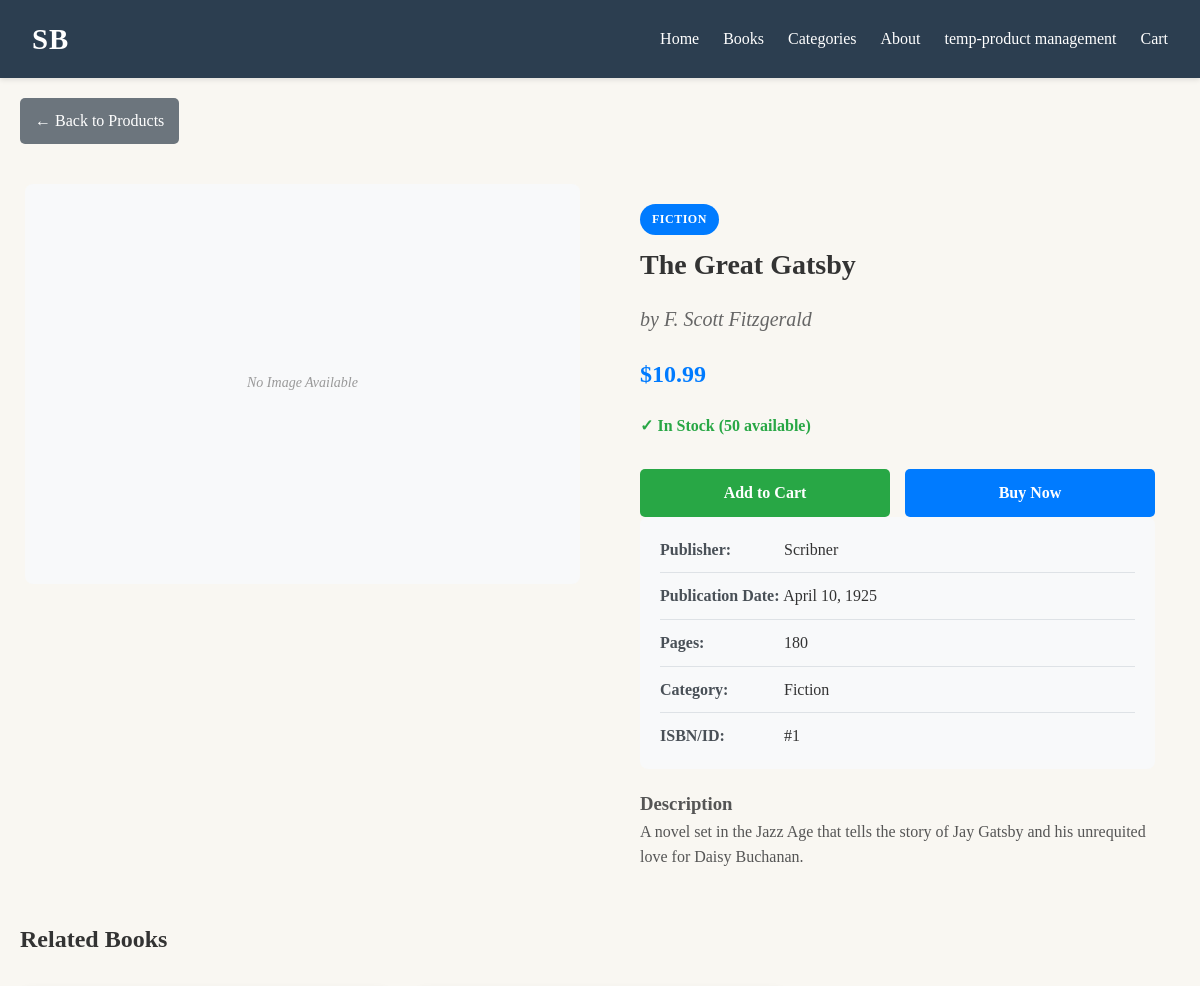
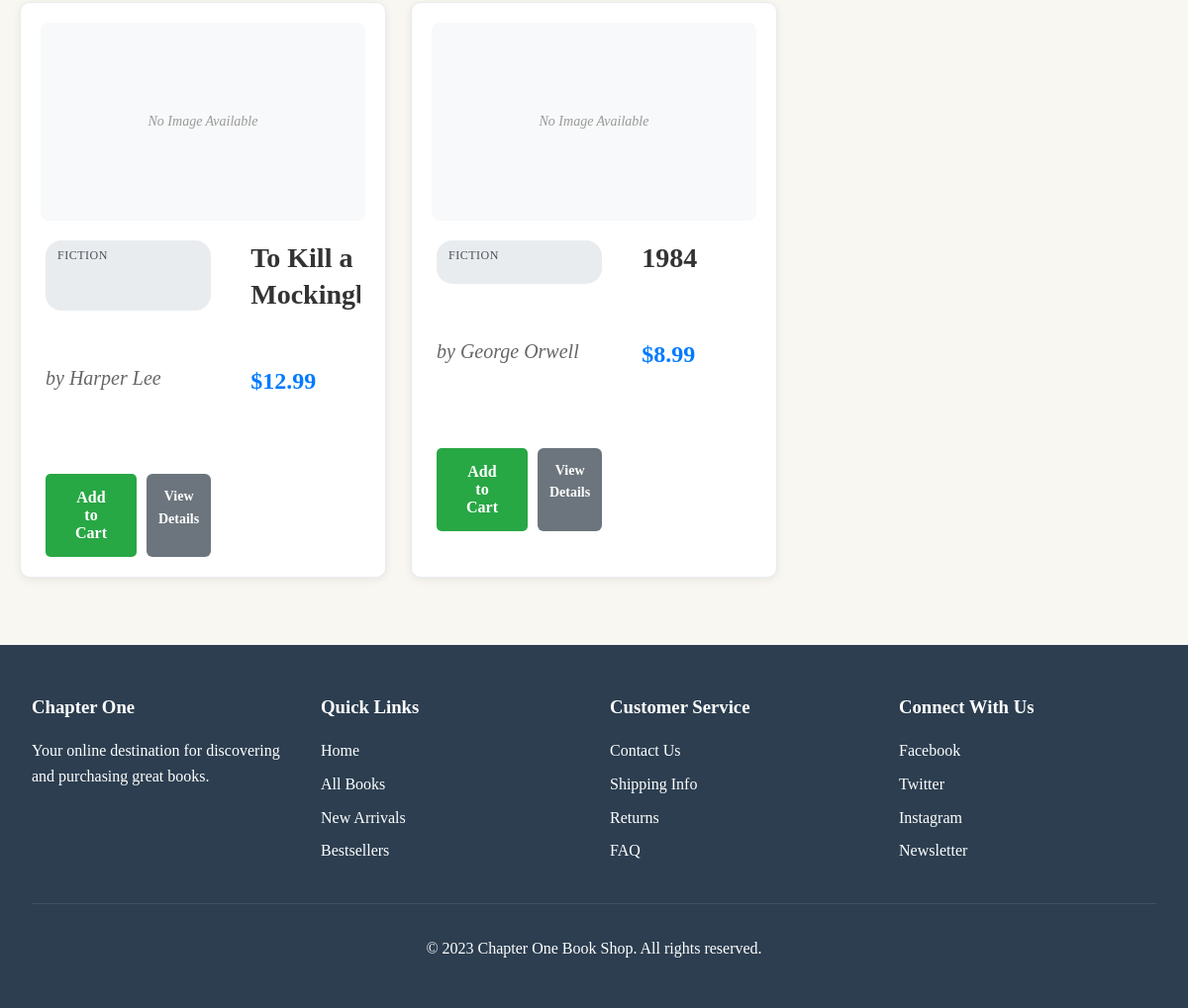
Page /page/product_details.php?id=1 on the committed database (2 pictures, top to bottom).
### tables this page shows
CREATE TABLE products (
    id INT AUTO_INCREMENT PRIMARY KEY,
    category_id INT NULL,
    title VARCHAR(255) NOT NULL,
    author VARCHAR(255) NOT NULL,
    price DECIMAL(10, 2) NOT NULL,
    description TEXT,
    publisher VARCHAR(255),
    publication_date DATE,
    pages INT,
    cover_image VARCHAR(255),
    stock_quantity INT DEFAULT 0,
    created_at TIMESTAMP DEFAULT CURRENT_TIMESTAMP,
    updated_at TIMESTAMP DEFAULT CURRENT_TIMESTAMP ON UPDATE CURRENT_TIMESTAMP,
    FOREIGN KEY (category_id) REFERENCES categories(id) ON DELETE SET NULL
);

CREATE TABLE categories (
    id INT AUTO_INCREMENT PRIMARY KEY,
    name VARCHAR(255) NOT NULL UNIQUE,
    description TEXT,
    sort_order INT DEFAULT 0,
    created_at TIMESTAMP DEFAULT CURRENT_TIMESTAMP,
    updated_at TIMESTAMP DEFAULT CURRENT_TIMESTAMP ON UPDATE CURRENT_TIMESTAMP
);

### page/product_details.php (the view, shortened to what this page needs)
<?php
$host = 'localhost';
$dbname = 'sbonline';
$username = 'root';
$password = '';
$product = null;
$productImages = [];
$relatedProducts = [];
$error = '';
if (!isset($_GET['id']) || empty($_GET['id'])) {
    $error = "Product ID is required.";
} else {
    $productId = intval($_GET['id']);
    try {
        $pdo = new PDO("mysql:host=$host;dbname=$dbname;charset=utf8", $username, $password);
        $pdo->setAttribute(PDO::ATTR_ERRMODE, PDO::ERRMODE_EXCEPTION);
        $sql = "SELECT p.*, c.name as category_name, c.id as category_id
                FROM products p
                LEFT JOIN categories c ON p.category_id = c.id
                WHERE p.id = ?";
        $stmt = $pdo->prepare($sql);
        $stmt->execute([$productId]);
        $product = $stmt->fetch(PDO::FETCH_ASSOC);
        if (!$product) {
            $error = "Product not found.";
        } else {
            $imagesSql = "SELECT * FROM product_images WHERE product_id = ? ORDER BY sort_order";
            $imagesStmt = $pdo->prepare($imagesSql);
            $imagesStmt->execute([$productId]);
            $productImages = $imagesStmt->fetchAll(PDO::FETCH_ASSOC);
            if (!empty($product['category_id'])) {
                $relatedSql = "SELECT p.*, c.name as category_name
                              FROM products p
                              LEFT JOIN categories c ON p.category_id = c.id
                              WHERE p.category_id = ? AND p.id != ?
                              ORDER BY RAND()
                              LIMIT 4";
                $relatedStmt = $pdo->prepare($relatedSql);
                $relatedStmt->execute([$product['category_id'], $productId]);
                $relatedProducts = $relatedStmt->fetchAll(PDO::FETCH_ASSOC);
            }
        }
    } catch (PDOException $e) {
        $error = "Database error: " . $e->getMessage();
    }
}
include '../sb_head.php';
?>
<!DOCTYPE html>
<html lang="en">
<head>
    <link rel="stylesheet" href="/css/product.css">
</head>
<body>
    <div class="product-details-container">
        <?php if ($error): ?>
            <div class="error-message">
                <h3>Error</h3>
                <p><?php echo htmlspecialchars($error); ?></p>
                <a href="product.php" class="back-button">Back to Products</a>
            </div>
        <?php elseif ($product): ?>
            <a href="product.php" class="back-button">&larr; Back to Products</a>
            <div class="product-details">
                <div class="product-images">
                    <div class="main-image">
                        <?php if (!empty($productImages)): ?>
                            <img src="uploads/products/<?php echo htmlspecialchars($productImages[0]['image_path']); ?>"
                                 alt="<?php echo htmlspecialchars($product['title']); ?>"
                                 id="mainProductImage">
                        <?php else: ?>
                            <div class="no-image" style="height: 400px; display: flex; align-items: center; justify-content: center; background: #f8f9fa; border-radius: 8px;">
                                No Image Available
                            </div>
                        <?php endif; ?>
                    </div>
                </div>
                <div class="product-info">
                    <?php if (!empty($product['category_name'])): ?>
                        <div class="product-category category-highlight">
                            <?php echo htmlspecialchars($product['category_name']); ?>
                        </div>
                    <?php endif; ?>
                    <h1 class="product-title"><?php echo htmlspecialchars($product['title']); ?></h1>
                    <p class="product-author">by <?php echo htmlspecialchars($product['author']); ?></p>
                    <div class="product-price">$<?php echo number_format($product['price'], 2); ?></div>
                    <div class="stock-info">
                        <?php if ($product['stock_quantity'] > 0): ?>
                            <span class="in-stock">✓ In Stock (<?php echo $product['stock_quantity']; ?> available)</span>
                        <?php else: ?>
                            <span class="out-of-stock">✗ Out of Stock</span>
                        <?php endif; ?>
                    </div>
                    <div class="action-buttons">
                        <?php if ($product['stock_quantity'] > 0): ?>
                            <button class="add-to-cart-btn"
                                onclick="addToCart(<?php echo $product['id']; ?>)">
                                Add to Cart
                            </button>
                            <button class="buy-now-btn"
                                onclick="buyNow(<?php echo $product['id']; ?>)">
                                Buy Now
                            </button>
                        <?php else: ?>
                            <button class="add-to-cart-btn" disabled>Out of Stock</button>
                            <button class="buy-now-btn" disabled>Notify Me</button>
                        <?php endif; ?>
                    </div>
                    <div class="product-meta-details">
                        <div class="meta-item">
                            <span class="meta-label">Publisher:</span>
                            <span class="meta-value">
                                <?php echo !empty($product['publisher']) ? htmlspecialchars($product['publisher']) : 'Not specified'; ?>
                            </span>
                        </div>
                        <div class="meta-item">
                            <span class="meta-label">Publication Date:</span>
                            <span class="meta-value">
                                <?php echo !empty($product['publication_date']) ? date('F j, Y', strtotime($product['publication_date'])) : 'Not specified'; ?>
                            </span>
                        </div>
                        <div class="meta-item">
                            <span class="meta-label">Pages:</span>
                            <span class="meta-value">
                                <?php echo !empty($product['pages']) ? number_format($product['pages']) : 'Not specified'; ?>
                            </span>
                        </div>
                        <div class="meta-item">
                            <span class="meta-label">Category:</span>
                            <span class="meta-value">
                                <?php echo !empty($product['category_name']) ? htmlspecialchars($product['category_name']) : 'Uncategorized'; ?>
                            </span>
                        </div>
                        <div class="meta-item">
                            <span class="meta-label">ISBN/ID:</span>
                            <span class="meta-value">#<?php echo $product['id']; ?></span>
                        </div>
                    </div>
                    <?php if (!empty($product['description'])): ?>
                        <div class="product-description-full">
                            <h3>Description</h3>
                            <p><?php echo nl2br(htmlspecialchars($product['description'])); ?></p>
                        </div>
                    <?php endif; ?>
                </div>
            </div>
            <?php if (!empty($relatedProducts)): ?>
                <div class="related-products">
                    <h2>Related Books</h2>
                    <div class="products-grid">
                        <?php foreach ($relatedProducts as $relatedProduct): ?>
                            <div class="product-card">
                                <?php
                                $relatedProductId = $relatedProduct['id'];
                                $imageSql = "SELECT image_path FROM product_images WHERE product_id = ? ORDER BY sort_order LIMIT 1";
                                $imageStmt = $pdo->prepare($imageSql);
                                $imageStmt->execute([$relatedProductId]);
                                $relatedProductImage = $imageStmt->fetch(PDO::FETCH_ASSOC);
                                ?>
                                <div class="product-image">
                                    <?php if ($relatedProductImage && !empty($relatedProductImage['image_path'])): ?>
                                        <img src="uploads/products/<?php echo htmlspecialchars($relatedProductImage['image_path']); ?>"
                                             alt="<?php echo htmlspecialchars($relatedProduct['title']); ?>"
                                             onerror="this.style.display='none'; this.nextElementSibling.style.display='block';">
                                        <div class="no-image" style="display: none;">Image Failed to Load</div>
                                    <?php else: ?>
                                        <div class="no-image">No Image Available</div>
                                    <?php endif; ?>
                                </div>
                                <div class="product-details">
                                    <?php if (!empty($relatedProduct['category_name'])): ?>
                                        <div class="product-category">
                                            <?php echo htmlspecialchars($relatedProduct['category_name']); ?>
                                        </div>
                                    <?php endif; ?>
                                    <h3 class="product-title">
                                        <a href="product_details.php?id=<?php echo $relatedProduct['id']; ?>"
                                           style="text-decoration: none; color: inherit;">
                                            <?php echo htmlspecialchars($relatedProduct['title']); ?>
                                        </a>
                                    </h3>
                                    <p class="product-author">
                                        by <?php echo htmlspecialchars($relatedProduct['author']); ?>
                                    </p>
                                    <div class="product-price">
                                        $<?php echo number_format($relatedProduct['price'], 2); ?>
                                    </div>
                                    <div class="product-actions">
                                        <?php if ($relatedProduct['stock_quantity'] > 0): ?>
                                            <button class="add-to-cart-btn"
                                                    data-product-id="<?php echo $relatedProduct['id']; ?>"
                                                    data-product-title="<?php echo htmlspecialchars($relatedProduct['title']); ?>"
                                                    data-product-price="<?php echo $relatedProduct['price']; ?>">
                                                Add to Cart
                                            </button>
                                        <?php else: ?>
                                            <button class="add-to-cart-btn" disabled>Out of Stock</button>
                                        <?php endif; ?>
                                        <a href="product_details.php?id=<?php echo $relatedProduct['id']; ?>"
                                           class="view-details-btn"
                                           style="text-decoration: none; text-align: center;">
                                            View Details
                                        </a>
                                    </div>
                                </div>
                            </div>
                        <?php endforeach; ?>
                    </div>
                </div>
            <?php endif; ?>
        <?php endif; ?>
    </div>
</body>
</html>
<?php
include '../sb_foot.php';

### css/sb_style.css (style rules this page uses)
* { margin: 0; padding: 0; box-sizing: border-box; font-family: "Georgia", serif; }
body { background-color: #f9f7f2; color: #333; line-height: 1.6; }
a { text-decoration: none; color: inherit; }

### css/product.css (style rules this page uses)
.products-grid { display: grid; grid-template-columns: repeat(auto-fill, minmax(300px, 1fr)); gap: 25px; margin-top: 30px; }
.product-card { border: 1px solid #e9ecef; border-radius: 10px; padding: 20px; background: white; box-shadow: 0 2px 8px rgba(0, 0, 0, 0.08); transition: transform 0.3s, box-shadow 0.3s; position: relative; }
.product-category { display: inline-block; background: #e9ecef; color: #495057; padding: 6px 12px; border-radius: 16px; font-size: 12px; margin-bottom: 12px; font-weight: 500; text-transform: uppercase; letter-spacing: 0.5px; }
.category-highlight { background: #007bff; color: white; font-weight: 600; }
.product-image { text-align: center; margin-bottom: 20px; height: 200px; display: flex; align-items: center; justify-content: center; background: #f8f9fa; border-radius: 8px; overflow: hidden; }
.product-details { padding: 0 5px; }
.product-title { font-size: 18px; font-weight: 600; color: #333; margin-bottom: 8px; line-height: 1.3; min-height: 46px; display: -webkit-box; -webkit-line-clamp: 2; -webkit-box-orient: vertical; overflow: hidden; }
.product-author { font-size: 14px; color: #666; margin-bottom: 12px; font-style: italic; min-height: 20px; }
.product-price { font-size: 20px; font-weight: bold; color: #007bff; margin-bottom: 15px; }
.no-image { color: #999; font-style: italic; font-size: 14px; }
.product-actions { display: flex; gap: 10px; margin-top: 15px; }
.add-to-cart-btn { background: #28a745; color: white; flex: 2; padding: 12px; border: none; border-radius: 6px; cursor: pointer; font-size: 14px; font-weight: 600; transition: background 0.3s; }
.view-details-btn { background: #6c757d; color: white; flex: 1; padding: 12px; border: none; border-radius: 6px; cursor: pointer; font-size: 14px; font-weight: 600; transition: background 0.3s; }
.product-details-container { max-width: 1200px; margin: 0 auto; padding: 20px; }
.back-button { display: inline-block; margin-bottom: 20px; padding: 10px 15px; background: #6c757d; color: white; text-decoration: none; border-radius: 5px; transition: background 0.3s; }
.product-details { display: grid; grid-template-columns: 1fr 1fr; gap: 40px; margin-top: 20px; }
.product-images { position: sticky; top: 20px; }
.main-image { text-align: center; margin-bottom: 20px; }
.product-info { padding: 20px; }
.product-title { font-size: 28px; margin-bottom: 10px; color: #333; }
.product-author { font-size: 20px; color: #666; margin-bottom: 20px; font-style: italic; }
.product-price { font-size: 24px; font-weight: bold; color: #007bff; margin-bottom: 20px; }
.product-meta-details { background: #f8f9fa; padding: 20px; border-radius: 8px; margin-bottom: 20px; }
.meta-item { margin-bottom: 10px; padding-bottom: 10px; border-bottom: 1px solid #dee2e6; }
.meta-item:last-child { margin-bottom: 0; padding-bottom: 0; border-bottom: none; }
.meta-label { font-weight: bold; color: #495057; display: inline-block; width: 120px; }
.meta-value { color: #333; }
.product-description-full { line-height: 1.6; color: #555; margin-bottom: 30px; }
.stock-info { margin-bottom: 30px; font-size: 16px; }
.in-stock { color: #28a745; font-weight: bold; }
.action-buttons { display: flex; gap: 15px; margin-top: 30px; }
.add-to-cart-btn, .buy-now-btn { padding: 15px 30px; border: none; border-radius: 5px; font-size: 16px; cursor: pointer; transition: background 0.3s; flex: 1; font-weight: 600; }
.add-to-cart-btn { background: #28a745; color: white; }
.buy-now-btn { background: #007bff; color: white; }

### rows in the picture
products: category.name "FICTION", title "The Great Gatsby", author "F. Scott Fitzgerald", price "10.99", stock_quantity "50", publisher "Scribner", publication_date "April 10, 1925", pages "180", category.name "Fiction", id "1", description "A novel set in the Jazz Age that tells the story of Jay Gatsby and his unrequited love for Daisy Buchanan."
products: category.name "FICTION", title "To Kill a…", author "Harper Lee", price "12.99"
products: category.name "FICTION", title "1984", author "George Orwell", price "8.99"
